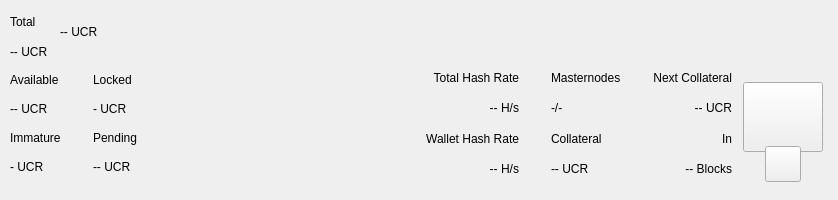
<?xml version="1.0" encoding="UTF-8"?>
<ui version="4.0">
 <class>TopBar</class>
 <widget class="QWidget" name="TopBar">
  <property name="geometry">
   <rect>
    <x>0</x>
    <y>0</y>
    <width>838</width>
    <height>200</height>
   </rect>
  </property>
  <property name="minimumSize">
   <size>
    <width>0</width>
    <height>200</height>
   </size>
  </property>
  <property name="maximumSize">
   <size>
    <width>16777215</width>
    <height>200</height>
   </size>
  </property>
  <property name="windowTitle">
   <string>Form</string>
  </property>
  <layout class="QVBoxLayout" name="verticalLayout_10" stretch="0">
   <property name="spacing">
    <number>0</number>
   </property>
   <property name="leftMargin">
    <number>0</number>
   </property>
   <property name="topMargin">
    <number>0</number>
   </property>
   <property name="rightMargin">
    <number>0</number>
   </property>
   <property name="bottomMargin">
    <number>0</number>
   </property>
   <item>
    <widget class="PFBorderImage" name="containerTop">
     <layout class="QVBoxLayout" name="verticalLayout_11">
      <property name="spacing">
       <number>0</number>
      </property>
      <property name="leftMargin">
       <number>0</number>
      </property>
      <property name="topMargin">
       <number>0</number>
      </property>
      <property name="rightMargin">
       <number>0</number>
      </property>
      <property name="bottomMargin">
       <number>0</number>
      </property>
      <item>
       <widget class="QWidget" name="top_container_2" native="true">
        <property name="minimumSize">
         <size>
          <width>0</width>
          <height>65</height>
         </size>
        </property>
        <layout class="QHBoxLayout" name="top_container">
         <property name="spacing">
          <number>0</number>
         </property>
         <property name="leftMargin">
          <number>10</number>
         </property>
         <property name="topMargin">
          <number>0</number>
         </property>
         <property name="rightMargin">
          <number>10</number>
         </property>
         <property name="bottomMargin">
          <number>0</number>
         </property>
         <item>
          <layout class="QHBoxLayout" name="horizontalLayout_4">
           <property name="spacing">
            <number>12</number>
           </property>
           <property name="rightMargin">
            <number>0</number>
           </property>
           <item>
            <widget class="QWidget" name="widgetAmount" native="true">
             <layout class="QVBoxLayout" name="verticalLayout_2">
              <property name="spacing">
               <number>2</number>
              </property>
              <property name="leftMargin">
               <number>0</number>
              </property>
              <property name="topMargin">
               <number>8</number>
              </property>
              <property name="rightMargin">
               <number>0</number>
              </property>
              <property name="bottomMargin">
               <number>0</number>
              </property>
              <item>
               <widget class="QLabel" name="labelTitle1">
                <property name="text">
                 <string>Total</string>
                </property>
               </widget>
              </item>
              <item>
               <widget class="PrivateQLabel" name="labelAmountPiv">
                <property name="text">
                 <string notr="true">-- UCR</string>
                </property>
               </widget>
              </item>
             </layout>
            </widget>
           </item>
           <item alignment="Qt::AlignVCenter">
            <widget class="QWidget" name="widgetTopAmount" native="true">
             <property name="sizePolicy">
              <sizepolicy hsizetype="Preferred" vsizetype="Maximum">
               <horstretch>0</horstretch>
               <verstretch>0</verstretch>
              </sizepolicy>
             </property>
             <layout class="QHBoxLayout" name="horizontalLayout_5">
              <property name="spacing">
               <number>0</number>
              </property>
              <property name="leftMargin">
               <number>0</number>
              </property>
              <property name="topMargin">
               <number>0</number>
              </property>
              <property name="rightMargin">
               <number>0</number>
              </property>
              <property name="bottomMargin">
               <number>0</number>
              </property>
              <item alignment="Qt::AlignTop">
               <widget class="PrivateQLabel" name="labelAmountTopPiv">
                <property name="minimumSize">
                 <size>
                  <width>0</width>
                  <height>36</height>
                 </size>
                </property>
                <property name="styleSheet">
                 <string notr="true">padding:0px;margin:0px;</string>
                </property>
                <property name="text">
                 <string notr="true">-- UCR</string>
                </property>
               </widget>
              </item>
             </layout>
            </widget>
           </item>
           <item>
            <spacer name="horizontalSpacer">
             <property name="orientation">
              <enum>Qt::Horizontal</enum>
             </property>
             <property name="sizeHint" stdset="0">
              <size>
               <width>40</width>
               <height>20</height>
              </size>
             </property>
            </spacer>
           </item>
           <item alignment="Qt::AlignRight">
            <widget class="QWidget" name="layoutSync" native="true">
             <property name="minimumSize">
              <size>
               <width>0</width>
               <height>36</height>
              </size>
             </property>
             <property name="maximumSize">
              <size>
               <width>16777215</width>
               <height>36</height>
              </size>
             </property>
             <layout class="QVBoxLayout" name="verticalLayout_9">
              <property name="leftMargin">
               <number>0</number>
              </property>
              <property name="topMargin">
               <number>0</number>
              </property>
              <property name="rightMargin">
               <number>0</number>
              </property>
              <property name="bottomMargin">
               <number>0</number>
              </property>
              <item>
               <widget class="ExpandableButton" name="pushButtonSync" native="true">
                <property name="minimumSize">
                 <size>
                  <width>36</width>
                  <height>36</height>
                 </size>
                </property>
                <property name="maximumSize">
                 <size>
                  <width>16777215</width>
                  <height>36</height>
                 </size>
                </property>
               </widget>
              </item>
             </layout>
            </widget>
           </item>
           <item>
            <widget class="ExpandableButton" name="pushButtonHDUpgrade" native="true">
             <property name="minimumSize">
              <size>
               <width>36</width>
               <height>36</height>
              </size>
             </property>
             <property name="maximumSize">
              <size>
               <width>16777215</width>
               <height>36</height>
              </size>
             </property>
            </widget>
           </item>
           <item>
            <widget class="ExpandableButton" name="pushButtonStack" native="true">
             <property name="minimumSize">
              <size>
               <width>36</width>
               <height>36</height>
              </size>
             </property>
             <property name="maximumSize">
              <size>
               <width>16777215</width>
               <height>36</height>
              </size>
             </property>
            </widget>
           </item>
           <item>
            <widget class="ExpandableButton" name="pushButtonConf" native="true">
             <property name="minimumSize">
              <size>
               <width>36</width>
               <height>36</height>
              </size>
             </property>
             <property name="maximumSize">
              <size>
               <width>16777215</width>
               <height>36</height>
              </size>
             </property>
            </widget>
           </item>
           <item>
            <widget class="ExpandableButton" name="pushButtonMasternodes" native="true">
             <property name="minimumSize">
              <size>
               <width>36</width>
               <height>36</height>
              </size>
             </property>
             <property name="maximumSize">
              <size>
               <width>16777215</width>
               <height>36</height>
              </size>
             </property>
            </widget>
           </item>
           <item>
            <widget class="ExpandableButton" name="pushButtonConsole" native="true">
             <property name="minimumSize">
              <size>
               <width>36</width>
               <height>36</height>
              </size>
             </property>
             <property name="maximumSize">
              <size>
               <width>16777215</width>
               <height>36</height>
              </size>
             </property>
            </widget>
           </item>
           <item>
            <widget class="ExpandableButton" name="pushButtonConnection" native="true">
             <property name="minimumSize">
              <size>
               <width>36</width>
               <height>36</height>
              </size>
             </property>
             <property name="maximumSize">
              <size>
               <width>16777215</width>
               <height>36</height>
              </size>
             </property>
            </widget>
           </item>
           <item>
            <widget class="ExpandableButton" name="pushButtonTor" native="true">
             <property name="minimumSize">
              <size>
               <width>36</width>
               <height>36</height>
              </size>
             </property>
             <property name="maximumSize">
              <size>
               <width>16777215</width>
               <height>36</height>
              </size>
             </property>
            </widget>
           </item>
           <item>
            <widget class="ExpandableButton" name="pushButtonLock" native="true">
             <property name="sizePolicy">
              <sizepolicy hsizetype="Expanding" vsizetype="Expanding">
               <horstretch>0</horstretch>
               <verstretch>0</verstretch>
              </sizepolicy>
             </property>
             <property name="minimumSize">
              <size>
               <width>36</width>
               <height>0</height>
              </size>
             </property>
             <property name="maximumSize">
              <size>
               <width>16777215</width>
               <height>36</height>
              </size>
             </property>
            </widget>
           </item>
           <item>
            <widget class="ExpandableButton" name="pushButtonTheme" native="true">
             <property name="minimumSize">
              <size>
               <width>36</width>
               <height>36</height>
              </size>
             </property>
             <property name="maximumSize">
              <size>
               <width>16777215</width>
               <height>36</height>
              </size>
             </property>
            </widget>
           </item>
           <item>
            <widget class="ExpandableButton" name="pushButtonFAQ" native="true">
             <property name="minimumSize">
              <size>
               <width>36</width>
               <height>36</height>
              </size>
             </property>
             <property name="maximumSize">
              <size>
               <width>16777215</width>
               <height>36</height>
              </size>
             </property>
            </widget>
           </item>
           <item>
            <widget class="ExpandableButton" name="pushButtonPrivacy" native="true">
             <property name="minimumSize">
              <size>
               <width>36</width>
               <height>36</height>
              </size>
             </property>
             <property name="maximumSize">
              <size>
               <width>16777215</width>
               <height>36</height>
              </size>
             </property>
            </widget>
           </item>
          </layout>
         </item>
        </layout>
       </widget>
      </item>
      <item>
       <widget class="QWidget" name="bottom_container" native="true">
        <property name="minimumSize">
         <size>
          <width>0</width>
          <height>135</height>
         </size>
        </property>
        <layout class="QHBoxLayout" name="botton_container">
         <property name="leftMargin">
          <number>10</number>
         </property>
         <property name="topMargin">
          <number>0</number>
         </property>
         <property name="rightMargin">
          <number>10</number>
         </property>
         <property name="bottomMargin">
          <number>10</number>
         </property>
         <item>
          <layout class="QHBoxLayout" name="horizontalLayout_3">
           <property name="spacing">
            <number>0</number>
           </property>
           <property name="bottomMargin">
            <number>9</number>
           </property>
           <item>
            <layout class="QVBoxLayout" name="verticalLayout_7">
             <property name="spacing">
              <number>0</number>
             </property>
             <property name="leftMargin">
              <number>0</number>
             </property>
             <property name="rightMargin">
              <number>0</number>
             </property>
             <item>
              <layout class="QHBoxLayout" name="horizontalLayout_2">
               <property name="spacing">
                <number>0</number>
               </property>
               <item>
                <layout class="QVBoxLayout" name="verticalLayout_6">
                 <item>
                  <widget class="QLabel" name="labelTitle5">
                   <property name="text">
                    <string>Available</string>
                   </property>
                  </widget>
                 </item>
                 <item>
                  <widget class="PrivateQLabel" name="labelAvailablePiv">
                   <property name="text">
                    <string>-- UCR</string>
                   </property>
                  </widget>
                 </item>
                 <item>
                  <widget class="QLabel" name="labelTitle4">
                   <property name="text">
                    <string>Immature</string>
                   </property>
                  </widget>
                 </item>
                 <item>
                  <widget class="PrivateQLabel" name="labelImmaturePiv">
                   <property name="text">
                    <string notr="true">- UCR</string>
                   </property>
                  </widget>
                 </item>
                </layout>
               </item>
               <item>
                <layout class="QVBoxLayout" name="verticalLayout_8">
                 <property name="leftMargin">
                  <number>32</number>
                 </property>
                 <item>
                  <widget class="QLabel" name="labelTitle6">
                   <property name="text">
                    <string>Locked</string>
                   </property>
                  </widget>
                 </item>
                 <item>
                  <widget class="PrivateQLabel" name="labelLockedPiv">
                   <property name="text">
                    <string>- UCR</string>
                   </property>
                  </widget>
                 </item>
                 <item>
                  <widget class="QLabel" name="labelTitle3">
                   <property name="text">
                    <string>Pending</string>
                   </property>
                  </widget>
                 </item>
                 <item>
                  <widget class="PrivateQLabel" name="labelPendingPiv">
                   <property name="text">
                    <string notr="true">-- UCR</string>
                   </property>
                  </widget>
                 </item>
                </layout>
               </item>
              </layout>
             </item>
            </layout>
           </item>
          </layout>
         </item>
         <item>
          <spacer name="horizontalSpacer_2">
           <property name="orientation">
            <enum>Qt::Horizontal</enum>
           </property>
           <property name="sizeHint" stdset="0">
            <size>
             <width>40</width>
             <height>20</height>
            </size>
           </property>
          </spacer>
         </item>
         <item>
          <layout class="QHBoxLayout" name="horizontalLayout_6">
           <property name="spacing">
            <number>0</number>
           </property>
           <property name="rightMargin">
            <number>0</number>
           </property>
           <property name="bottomMargin">
            <number>9</number>
           </property>
           <item>
            <widget class="QWidget" name="widgetStaking" native="true">
             <layout class="QVBoxLayout" name="verticalLayout_12">
              <property name="leftMargin">
               <number>32</number>
              </property>
              <property name="topMargin">
               <number>0</number>
              </property>
              <property name="rightMargin">
               <number>0</number>
              </property>
              <property name="bottomMargin">
               <number>0</number>
              </property>
              <item>
               <widget class="QLabel" name="labelNetworkHashRateTitle">
                <property name="text">
                 <string>Total Hash Rate</string>
                </property>
                <property name="textFormat">
                 <enum>Qt::AutoText</enum>
                </property>
                <property name="alignment">
                 <set>Qt::AlignRight|Qt::AlignTrailing|Qt::AlignVCenter</set>
                </property>
               </widget>
              </item>
              <item>
               <widget class="QLabel" name="labelNetworkHashRateValue">
                <property name="layoutDirection">
                 <enum>Qt::LeftToRight</enum>
                </property>
                <property name="text">
                 <string>-- H/s</string>
                </property>
                <property name="textFormat">
                 <enum>Qt::AutoText</enum>
                </property>
                <property name="alignment">
                 <set>Qt::AlignRight|Qt::AlignTrailing|Qt::AlignVCenter</set>
                </property>
               </widget>
              </item>
              <item>
               <widget class="QLabel" name="labelWalletHashRateTitle">
                <property name="text">
                 <string>Wallet Hash Rate</string>
                </property>
                <property name="textFormat">
                 <enum>Qt::AutoText</enum>
                </property>
                <property name="alignment">
                 <set>Qt::AlignRight|Qt::AlignTrailing|Qt::AlignVCenter</set>
                </property>
               </widget>
              </item>
              <item>
               <widget class="PrivateQLabel" name="labelWalletHashRateValue">
                <property name="text">
                 <string notr="true">-- H/s</string>
                </property>
                <property name="textFormat">
                 <enum>Qt::AutoText</enum>
                </property>
                <property name="alignment">
                 <set>Qt::AlignRight|Qt::AlignTrailing|Qt::AlignVCenter</set>
                </property>
               </widget>
              </item>
             </layout>
            </widget>
           </item>
           <item>
            <widget class="QWidget" name="widgetMasternodes" native="true">
             <layout class="QVBoxLayout">
              <property name="leftMargin">
               <number>32</number>
              </property>
              <property name="topMargin">
               <number>0</number>
              </property>
              <property name="rightMargin">
               <number>0</number>
              </property>
              <property name="bottomMargin">
               <number>0</number>
              </property>
              <item>
               <widget class="QLabel" name="labelMasternodesTitle">
                <property name="text">
                 <string>Masternodes</string>
                </property>
               </widget>
              </item>
              <item>
               <widget class="PrivateQLabel" name="labelMasternodeCount">
                <property name="text">
                 <string>-/-</string>
                </property>
               </widget>
              </item>
              <item>
               <widget class="QLabel" name="labelCollateralTitle">
                <property name="text">
                 <string>Collateral</string>
                </property>
               </widget>
              </item>
              <item>
               <widget class="QLabel" name="labelCollateralValue">
                <property name="text">
                 <string notr="true">-- UCR</string>
                </property>
               </widget>
              </item>
             </layout>
            </widget>
           </item>
           <item>
            <widget class="QWidget" name="widgetNextCollateral" native="true">
             <layout class="QVBoxLayout" name="verticalLayout_13">
              <property name="leftMargin">
               <number>32</number>
              </property>
              <property name="topMargin">
               <number>0</number>
              </property>
              <property name="rightMargin">
               <number>0</number>
              </property>
              <property name="bottomMargin">
               <number>0</number>
              </property>
              <item>
               <widget class="QLabel" name="labelNextMasternodesTitle">
                <property name="text">
                 <string>Next Collateral</string>
                </property>
                <property name="textFormat">
                 <enum>Qt::AutoText</enum>
                </property>
                <property name="alignment">
                 <set>Qt::AlignRight|Qt::AlignTrailing|Qt::AlignVCenter</set>
                </property>
               </widget>
              </item>
              <item>
               <widget class="QLabel" name="labelNextCollateralValue">
                <property name="text">
                 <string>-- UCR</string>
                </property>
                <property name="textFormat">
                 <enum>Qt::AutoText</enum>
                </property>
                <property name="alignment">
                 <set>Qt::AlignRight|Qt::AlignTrailing|Qt::AlignVCenter</set>
                </property>
               </widget>
              </item>
              <item>
               <widget class="QLabel" name="labelRemainingBlocks">
                <property name="text">
                 <string>In</string>
                </property>
                <property name="textFormat">
                 <enum>Qt::AutoText</enum>
                </property>
                <property name="alignment">
                 <set>Qt::AlignRight|Qt::AlignTrailing|Qt::AlignVCenter</set>
                </property>
               </widget>
              </item>
              <item>
               <widget class="QLabel" name="labelNextCollateralBlocks">
                <property name="text">
                 <string notr="true">-- Blocks</string>
                </property>
                <property name="textFormat">
                 <enum>Qt::AutoText</enum>
                </property>
                <property name="alignment">
                 <set>Qt::AlignRight|Qt::AlignTrailing|Qt::AlignVCenter</set>
                </property>
               </widget>
              </item>
             </layout>
            </widget>
           </item>
          </layout>
         </item>
         <item>
          <widget class="QWidget" name="qrContainer" native="true">
           <property name="sizePolicy">
            <sizepolicy hsizetype="Preferred" vsizetype="Minimum">
             <horstretch>0</horstretch>
             <verstretch>0</verstretch>
            </sizepolicy>
           </property>
           <property name="minimumSize">
            <size>
             <width>90</width>
             <height>110</height>
            </size>
           </property>
           <property name="maximumSize">
            <size>
             <width>90</width>
             <height>110</height>
            </size>
           </property>
           <layout class="QVBoxLayout" name="containerQR">
            <property name="spacing">
             <number>0</number>
            </property>
            <property name="leftMargin">
             <number>5</number>
            </property>
            <property name="topMargin">
             <number>10</number>
            </property>
            <property name="rightMargin">
             <number>5</number>
            </property>
            <property name="bottomMargin">
             <number>0</number>
            </property>
            <item>
             <widget class="QPushButton" name="btnQr">
              <property name="minimumSize">
               <size>
                <width>70</width>
                <height>70</height>
               </size>
              </property>
              <property name="maximumSize">
               <size>
                <width>16777215</width>
                <height>70</height>
               </size>
              </property>
              <property name="focusPolicy">
               <enum>Qt::NoFocus</enum>
              </property>
              <property name="text">
               <string/>
              </property>
              <property name="iconSize">
               <size>
                <width>70</width>
                <height>70</height>
               </size>
              </property>
             </widget>
            </item>
            <item>
             <spacer name="verticalSpacer">
              <property name="orientation">
               <enum>Qt::Vertical</enum>
              </property>
              <property name="sizeType">
               <enum>QSizePolicy::Fixed</enum>
              </property>
              <property name="sizeHint" stdset="0">
               <size>
                <width>20</width>
                <height>20</height>
               </size>
              </property>
             </spacer>
            </item>
            <item alignment="Qt::AlignHCenter|Qt::AlignBottom">
             <widget class="QPushButton" name="pushButtonQR">
              <property name="minimumSize">
               <size>
                <width>36</width>
                <height>36</height>
               </size>
              </property>
              <property name="maximumSize">
               <size>
                <width>36</width>
                <height>36</height>
               </size>
              </property>
              <property name="focusPolicy">
               <enum>Qt::NoFocus</enum>
              </property>
              <property name="text">
               <string/>
              </property>
             </widget>
            </item>
           </layout>
          </widget>
         </item>
        </layout>
       </widget>
      </item>
     </layout>
    </widget>
   </item>
  </layout>
 </widget>
 <customwidgets>
  <customwidget>
   <class>ExpandableButton</class>
   <extends>QWidget</extends>
   <header>qt/pivx/expandablebutton.h</header>
   <container>1</container>
  </customwidget>
  <customwidget>
   <class>PFBorderImage</class>
   <extends>QFrame</extends>
   <header>qt/pivx/pfborderimage.h</header>
   <container>1</container>
  </customwidget>
  <customwidget>
   <class>PrivateQLabel</class>
   <extends>QLabel</extends>
   <header>qt/pivx/privatelabel.h</header>
   <container>0</container>
  </customwidget>
 </customwidgets>
 <resources/>
 <connections/>
</ui>
